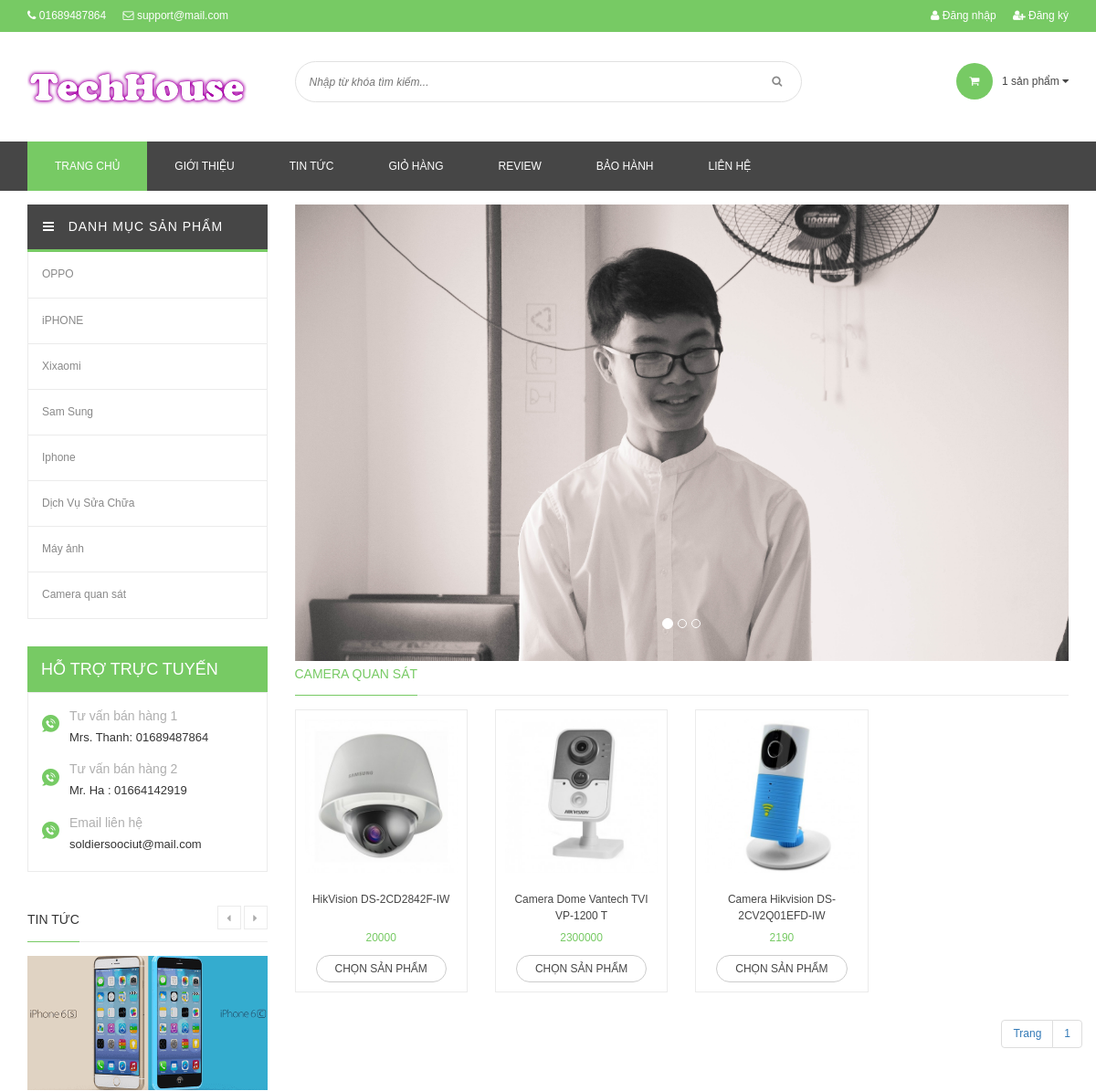
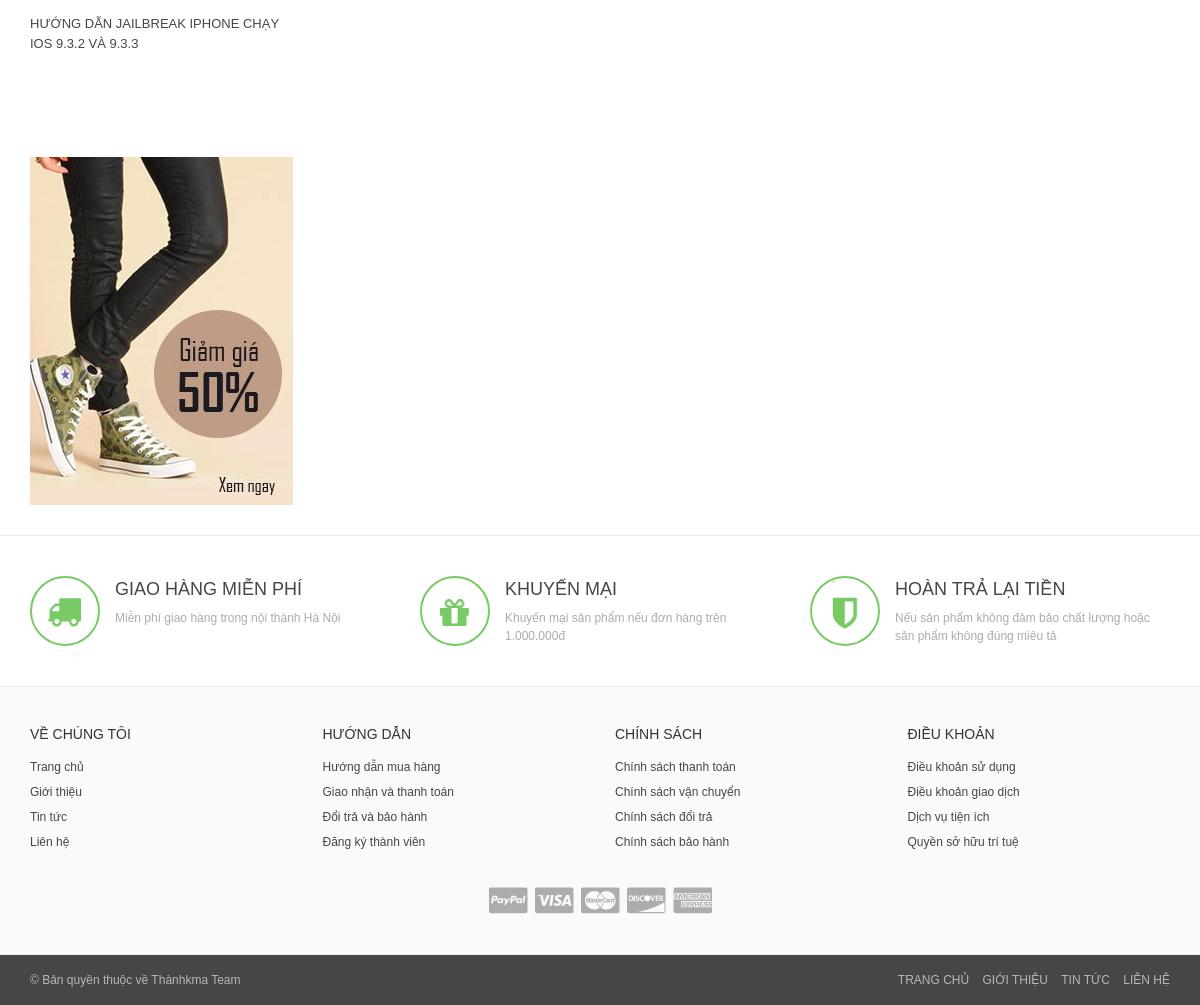
/index.php?quanly=product_category&id=3, run on the app's committed database (2 pictures, top to bottom).
### tables this page shows
CREATE TABLE `tbl_category_product` (
  `pk_category_product_id` int(11) NOT NULL,
  `c_name` varchar(255) NOT NULL,
  `c_home` int(11) NOT NULL DEFAULT '0'
);

CREATE TABLE `tbl_support` (
  `pk_support_id` int(11) NOT NULL,
  `c_name` varchar(500) NOT NULL,
  `c_contact` varchar(500) NOT NULL
);

CREATE TABLE `tbl_news` (
  `pk_news_id` int(11) NOT NULL,
  `c_name` varchar(500) NOT NULL,
  `c_description` varchar(20000) NOT NULL,
  `c_content` text NOT NULL,
  `c_img` varchar(500) NOT NULL,
  `c_hotnews` int(11) NOT NULL DEFAULT '0'
);

CREATE TABLE `tbl_adv` (
  `pk_adv_id` int(11) NOT NULL,
  `c_name` varchar(500) NOT NULL,
  `c_img` varchar(500) NOT NULL,
  `c_url` varchar(500) NOT NULL,
  `c_hotadv` int(11) NOT NULL DEFAULT '1'
);

CREATE TABLE `tbl_slide` (
  `pk_slide_id` int(11) NOT NULL,
  `c_name` varchar(200) NOT NULL,
  `c_img` varchar(1000) NOT NULL,
  `c_hotslide` int(11) NOT NULL
);

CREATE TABLE `tbl_product` (
  `pk_product_id` int(11) NOT NULL,
  `fk_category_product_id` int(11) NOT NULL,
  `c_name` varchar(500) NOT NULL,
  `c_description` varchar(2000) NOT NULL,
  `c_content` text NOT NULL,
  `c_img` varchar(500) NOT NULL,
  `c_price` int(11) NOT NULL,
  `c_hotproduct` int(11) NOT NULL DEFAULT '0'
);

### index.php (called while the page is built, shortened)
<?php
			require "frontend/layout.php";
?>

### frontend/main/product_category.php (the view, shortened to what this page needs)
<?php
          $sql = "select c_name from tbl_category_product where pk_category_product_id='$_GET[id]'";
          $result = mysqli_query($con,$sql);
          $row_category = mysqli_fetch_array($result);
  ?>
  <?php
      $sql_loaisp="select * from tbl_product where tbl_product.fk_category_product_id='$_GET[id]'";
      $num_loaisp=mysqli_query($con,$sql_loaisp);
      $count=mysqli_num_rows($num_loaisp);
  ?>
<div class="wrapper-tab-collections" style="margin-top:0px;">
  <div class="tabs-container">
  <ul class="list-unstyled">
    <li><a href="#content-taba1" class="head-tabs head-tab1" data-src=".head-tab1">
    <h2><?php echo $row_category['c_name']; ?></h2>
    </a></li>
  </ul>
  </div>
  <div class="tabs-content row">
  <div id="content-taba4" class="content-tab content-tab-proindex">
      <?php
            if($count > 0){
              while($row_product = mysqli_fetch_array($num_loaisp))
              {
       ?>
    <div class="col-xs-6 col-md-3 col-sm-6 ">
      <div class="product-grid" id="product-1168979">
      <div class="image"> <a href="index.php?quanly=product_detail&pk_category_product_id=<?php echo $row_product['fk_category_product_id'] ?>&id=<?php echo $row_product['pk_product_id'] ?>"><img src="admin/backend/product/upload/<?php echo $row_product['c_img']; ?>" title="<?php echo $row_product['c_name']; ?>" alt="Sản phẩm 2" class="img-responsive"></a> </div>
      <div class="info">
        <h3 class="name"><a href="index.php?quanly=product_detail&pk_category_product_id=<?php echo $row_product['fk_category_product_id'] ?>&id=<?php echo $row_product['pk_product_id'] ?>"><?php echo $row_product['c_name']; ?></a></h3>
        <p class="price-box"> <span class="special-price"> <span class="price product-price"> <?php echo $row_product['c_price']; ?></span> </span> </p>
        <div class="action-btn">
        <form action="cart/add" method="post" enctype="multipart/form-data" id="product-actions-1168979">
          <a href="index.php?quanly=product_detail&pk_category_product_id=<?php echo $row_product['fk_category_product_id'] ?>&id=<?php echo $row_product['pk_product_id'] ?>" class="button">Chọn sản phẩm</a>
        </form>
        </div>
      </div>
      </div>
    </div>
    <?php
      }
    }else {
      echo "<h2> Hiện chưa có sản phẩm nào ??? </h2>";
    }
     ?>
         <ul class="pagination pull-right" style="margin-top: 0px !important">
           <li><a href="#">Trang</a></li>
                       <li><a href="index.php?quanly=product_category&trang=">1</a></li>
             </ul>

### frontend/main/category.php
<?php
        $sql = "select*from tbl_category_product order by pk_category_product_id desc limit 0,8";
        $result = mysqli_query($con,$sql);
  ?>
<aside class="aside-category">
  <h3><i class="fa fa-bars"></i>&nbsp;&nbsp; Danh mục sản phẩm</h3>
  <ul class="list-unstyled">
    <?php
            while ($row=mysqli_fetch_array($result)) {
    ?>
    <li ><a href="index.php?quanly=product_category&id=<?php echo $row['pk_category_product_id']; ?>"><?php echo $row['c_name']; ?></a></li>
  <?php  } ?>
  </ul>
</aside>

### frontend/main/support.php
<?php
      $sql = "select * from tbl_support order by pk_support_id limit 0,3";
      $result = mysqli_query($con,$sql);
 ?>
<div class="online_support block">
  <div class="new_title">
  <h2>Hỗ trợ trực tuyến</h2>
  </div>
  <div class="block-content">
    <?php
        while(  $row = mysqli_fetch_array($result))
        {
    ?>
  <div class="sp_1">
    <p><?php echo $row['c_name']; ?></p>
    <p><?php echo $row['c_contact']; ?></p>
  </div>
<?php  }  ?>
  </div>
</div>

### frontend/main/hot_news.php
<?php
        $sql = "select * from tbl_news order by pk_news_id desc";
        $result = mysqli_query($con,$sql);
?>
<div class="home-blog">
  <h2 class="title"> <span>Tin tức</span></h2>
  <div class="row">
  <div class="owl-home-blog owl-home-blog-sidebar">
    <?php
                    while($row = mysqli_fetch_array($result))
                    {
               ?>
    				  <div class="item">
    					<div class="article"> <a href="index.php?quanly=news_detail&id=<?php echo $row['pk_news_id']; ?>" class="img-responsive"> <img src="admin/backend/news/upload/<?php echo $row['c_img']; ?>" alt="<?php echo $row['c_name']; ?>" title="<?php echo $row['c_name']; ?>" class="img-responsive"> </a>
    					  <div class="info">
    						<h3><a href="index.php?quanly=news_detail&id=<?php echo $row['pk_news_id']; ?>"><?php echo $row['c_name']; ?></a></h3>
    					  </div>
    					</div>
    				  </div>
            <?php } ?>
  </div>
  </div>
</div>

### frontend/main/adv_product.php
<?php
      $sql = "select * from tbl_adv";
      $result =   mysqli_query ($con,$sql);
      $row = mysqli_fetch_array($result);
 ?>
 <a href ="<?php echo $row['c_url']; ?>" ><img src="admin/backend/adv/upload/<?php echo $row['c_img']; ?>"></a>

### frontend/main/slide.php
<?php
    $sql = "select * from tbl_slide ";
    $result = mysqli_query($con,$sql);
    $count = mysqli_num_rows($result);
 ?>
 <div id="myCarousel" class="carousel slide" data-ride="carousel">
           <ol class="carousel-indicators">
           <?php
             $n=0;
            while($n<$count)
             {
               $n++;
            ?>
             <li data-target="#myCarousel" data-slide-to="<?php echo $n-1; ?>" class="<?php echo $n==1?"active":""; ?>"></li>
             <?php } ?>
           </ol>
           <div class="carousel-inner">
               <?php
                 $n=0;
                 while($rows = mysqli_fetch_assoc($result))
                 {
                   $n++;
                ?>
        <div class="item <?php echo $n==1?"active":""; ?>" style="height: 500px;">
         <a href="index.php?quanly=slide">
           <img src="admin/backend/slide/upload/<?php echo $rows['c_img']; ?>" alt="">
         </a>
               </div>
             <?php } ?>
           </div>
           </div>

### public1/frontend/100/047/633/themes/517833/assets/responsive221b.css (style rules this page uses)
@media screen and (min-width:480px) { img.img-responsive { padding:0px } }

### public1/frontend/100/047/633/themes/517833/assets/styles.scss221b.css (style rules this page uses)
a { color:#464646 }
ul { margin-bottom:0 }
.fa { line-height:inherit }
.button { color:#fff;outline:none;text-decoration:none;border:0;display:inline-block;background:#77ca64;padding:7px;text-transform:uppercase;line-height:12px }
body { font-family:'Arial';font-weight:400;font-size:12px;margin:0 }
.aside-category { position:relative }
.aside-category h3 { color:#fff;background-color:#464646;letter-spacing:1px;padding:17px;font-size:14px;text-transform:uppercase;border-bottom:solid 3px #77ca64;margin:0 }
.aside-category ul li { border-left:solid 1px #ebebeb;border-right:solid 1px #ebebeb;border-bottom:solid 1px #ebebeb }
.aside-category ul li a { display:block;padding:16px 15px;color:#898989 }
.three-banner,.special-collection,.wrapper-tab-collections,.widebanner,.home-blog,.privacy,.brands,.sidebar .one-block { margin-top:30px }
.wrapper-tab-collections .tabs-container ul li { display:inline-block;margin-right:15px }
.wrapper-tab-collections .tabs-container ul { border-bottom:solid 1px #ebebeb }
.wrapper-tab-collections .tabs-container ul li a h2 { display:block;margin:0;padding:7px 0 15px;text-transform:uppercase;font-size:14px }
.wrapper-tab-collections .tabs-container ul li a.active h2 { color:#77ca64;position:relative }
.wrapper-tab-collections .tabs-container ul li a.active h2:after { content:"";position:absolute;width:100%;height:1px;background-color:#77ca64;bottom:-1px;left:0 }
.tabs-container { margin-bottom:15px }
.product-grid { border:solid 1px #ebebeb;text-align:center;margin-bottom:30px }
.product-grid .info { padding:10px }
.product-grid .image a img { display:inline-block;padding:10px }
.product-grid .info .name { text-align:center;margin:0;margin-bottom:7px;font-size:12px;height:36px;overflow:hidden;line-height:18px;word-wrap:break-word }
.product-grid .info .price,.product-list .info .price { text-align:center;color:#77ca64;margin-bottom:15px }
.product-grid .info .action-btn .button,.product-list .info .action-btn .button { background-color:transparent;border:solid 1px #ccc;border-radius:30px;padding:8px 20px;color:#464646 }
.home-blog .title,.brands .title { margin:0;margin-bottom:15px;border-bottom:solid 1px #ebebeb }
.home-blog .title span,.brands .title span { display:inline-block;text-transform:uppercase;padding:7px 0 15px;font-size:14px;position:relative }
.home-blog .title span:after,.brands .title span:after { content:"";position:absolute;display:block;width:100%;height:1px;background-color:#77ca64;bottom:-1px;left:0 }
.home-blog .article { padding:0 15px }
.home-blog .article .info h3 { margin:15px 0 10px;text-transform:uppercase;font-size:13px;line-height:20px }
.pagination { margin:50px 0 0;display:block;text-align:right }
.index .image { text-align:center }
.action-btn { text-align:center }
.content-tab-proindex { display:inline-block;position:relative;width:100% }
.sp_1,.sp_2 { background:url("../../197722/assets/support-online7793.png?1478832618263") left center no-repeat }
.online_support { margin-top:30px }
.online_support .block-content div p:first-child { color:#AFAFAF;margin:0;font-size:14px;line-height:30px }
.online_support h2 { margin:0;padding:0 0 0 15px;height:50px;line-height:50px;font-size:18px;color:#fff;text-transform:uppercase;background:#77ca64 }
.online_support .block-content { padding:10px 0;border:#ebebeb 1px solid }
.online_support .block-content div { padding-left:30px;margin-left:15px;font-size:13px }
.price.product-price { font-size:12px !important }
.info h3 a { word-wrap:break-word }

### data on the page
tbl_category_product: c_name "OPPO"
tbl_category_product: c_name "iPHONE"
tbl_category_product: c_name "Xixaomi"
tbl_category_product: c_name "Sam Sung"
tbl_category_product: c_name "Iphone"
tbl_category_product: c_name "Dịch Vụ Sửa Chữa"
tbl_category_product: c_name "Máy ảnh"
tbl_category_product: c_name "Camera quan sát", c_name "CAMERA QUAN SÁT"
tbl_support: c_name "Tư vấn bán hàng 1", c_contact "Mrs. Thanh: 01689487864"
tbl_support: c_name "Tư vấn bán hàng 2", c_contact "Mr. Ha : 01664142919"
tbl_support: c_name "Email liên hệ", c_contact "soldiersoociut@mail.com"
tbl_news: c_img (picture), c_name "HƯỚNG DẪN JAILBREAK IPHONE CHẠY IOS 9.3.2 VÀ 9.3.3"
tbl_adv: c_img (picture)
tbl_slide: c_img (picture)
tbl_product: c_img (picture), c_name "HikVision DS-2CD2842F-IW", c_price "20000"
tbl_product: c_img (picture), c_name "Camera Dome Vantech TVI VP-1200 T", c_price "2300000"
tbl_product: c_img (picture), c_name "Camera Hikvision DS-2CV2Q01EFD-IW", c_price "2190"
